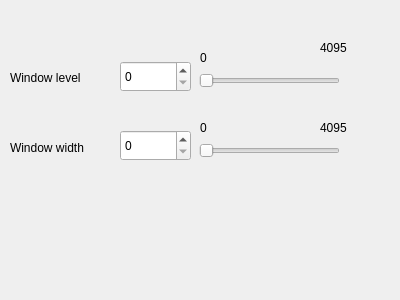
<?xml version="1.0" encoding="UTF-8"?>
<ui version="4.0">
 <class>setLevWinDialog</class>
 <widget class="QDialog" name="setLevWinDialog">
  <property name="geometry">
   <rect>
    <x>0</x>
    <y>0</y>
    <width>400</width>
    <height>300</height>
   </rect>
  </property>
  <property name="windowTitle">
   <string>Dialog</string>
  </property>
  <widget class="QLabel" name="label">
   <property name="geometry">
    <rect>
     <x>10</x>
     <y>70</y>
     <width>101</width>
     <height>16</height>
    </rect>
   </property>
   <property name="text">
    <string>Window level</string>
   </property>
  </widget>
  <widget class="QLabel" name="label_2">
   <property name="geometry">
    <rect>
     <x>10</x>
     <y>140</y>
     <width>101</width>
     <height>16</height>
    </rect>
   </property>
   <property name="text">
    <string>Window width</string>
   </property>
  </widget>
  <widget class="QSlider" name="levelSlider">
   <property name="geometry">
    <rect>
     <x>199</x>
     <y>70</y>
     <width>141</width>
     <height>22</height>
    </rect>
   </property>
   <property name="maximum">
    <number>4096</number>
   </property>
   <property name="orientation">
    <enum>Qt::Horizontal</enum>
   </property>
  </widget>
  <widget class="QSlider" name="widthSlider">
   <property name="geometry">
    <rect>
     <x>199</x>
     <y>140</y>
     <width>141</width>
     <height>22</height>
    </rect>
   </property>
   <property name="maximum">
    <number>4096</number>
   </property>
   <property name="orientation">
    <enum>Qt::Horizontal</enum>
   </property>
  </widget>
  <widget class="QLabel" name="label_3">
   <property name="geometry">
    <rect>
     <x>200</x>
     <y>50</y>
     <width>21</width>
     <height>16</height>
    </rect>
   </property>
   <property name="text">
    <string>0</string>
   </property>
  </widget>
  <widget class="QLabel" name="label_4">
   <property name="geometry">
    <rect>
     <x>320</x>
     <y>40</y>
     <width>41</width>
     <height>16</height>
    </rect>
   </property>
   <property name="text">
    <string>4095</string>
   </property>
  </widget>
  <widget class="QLabel" name="label_5">
   <property name="geometry">
    <rect>
     <x>320</x>
     <y>120</y>
     <width>41</width>
     <height>16</height>
    </rect>
   </property>
   <property name="text">
    <string>4095</string>
   </property>
  </widget>
  <widget class="QLabel" name="label_6">
   <property name="geometry">
    <rect>
     <x>200</x>
     <y>120</y>
     <width>21</width>
     <height>16</height>
    </rect>
   </property>
   <property name="text">
    <string>0</string>
   </property>
  </widget>
  <widget class="QSpinBox" name="levelBox">
   <property name="geometry">
    <rect>
     <x>120</x>
     <y>61</y>
     <width>71</width>
     <height>31</height>
    </rect>
   </property>
   <property name="maximum">
    <number>4096</number>
   </property>
  </widget>
  <widget class="QSpinBox" name="widthBox">
   <property name="geometry">
    <rect>
     <x>120</x>
     <y>130</y>
     <width>71</width>
     <height>31</height>
    </rect>
   </property>
   <property name="maximum">
    <number>4096</number>
   </property>
  </widget>
 </widget>
 <resources/>
 <connections/>
</ui>
